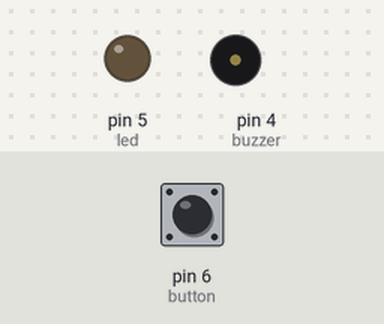
This sketch was run on a simulated Arduino Uno, built with avr-gcc and run on an emulated ATmega328P. On the bench: output pins drawn as LEDs (lit = HIGH), buzzer (waves = sounding, pin HIGH). The test bench sets the inputs (shaded band); at power-on: pin 6 (button) HIGH.

Above: at 1.2 s.
1.3 s: pin 6 (button) pulled LOW for 0.15 s
At 1.37 s:
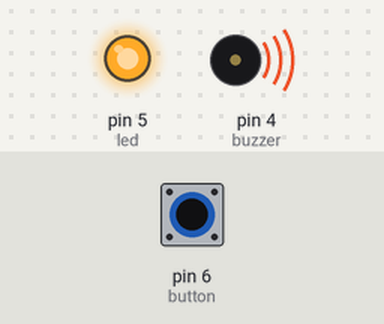
2.9 s: pin 6 (button) pulled LOW for 3.2 s
At 7.0 s:
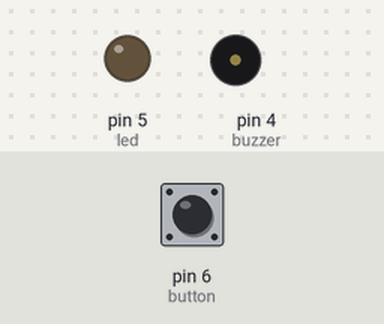
Timing chart, 0 to 8.5 s (numbered marks = the images above; inputs shaded):
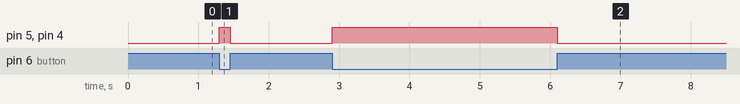

The sketch:

morse.ino
```cpp
int button = 6;
int led = 5;
int buzzer = 4;


void setup() {
 pinMode(led, OUTPUT);
 pinMode(button, INPUT_PULLUP);
 pinMode(buzzer, OUTPUT);
}


void loop() {
  if(digitalRead(button)== LOW)
  {
    digitalWrite(led, HIGH);
    digitalWrite(buzzer, HIGH);
  }
  else
  {
    digitalWrite(led, LOW);
    digitalWrite(buzzer, LOW);

  }
}
```

Measured:
- after the input at 1.3 s, pin 5 (led), pin 4 (buzzer): LOW → HIGH at once, → LOW 0.15 s later
- after the input at 2.9 s, pin 5 (led), pin 4 (buzzer): LOW → HIGH at once, → LOW 3.2 s later
